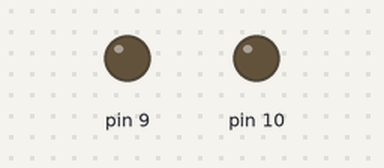
This sketch was run on a simulated Arduino Uno, built with avr-gcc and run on an emulated ATmega328P. On the bench: output pins drawn as LEDs (lit = HIGH).

Above: at 1.0 s.
At 3.0 s:
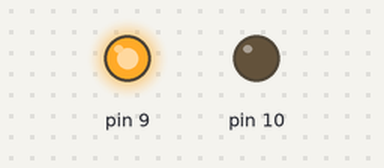
At 5.0 s:
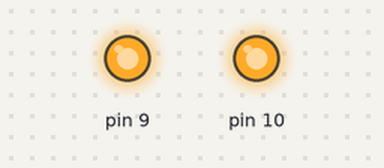
At 7.0 s:
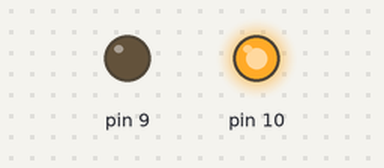
Timing chart, 0 to 10.4 s (numbered marks = the images above):
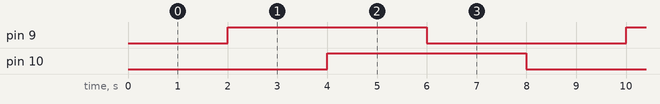

The sketch:

bicolor_led.ino
```cpp
#include <Arduino.h>

int led1 = 9;
int led2 = 10;
void setup() {
    pinMode(9, OUTPUT);
    pinMode(10, OUTPUT);
}

void loop() {
    delay(2000);
    digitalWrite(9, HIGH);
    delay(2000);
    digitalWrite(10,HIGH);
    delay(2000);
    digitalWrite(9, LOW);
    delay(2000);
    digitalWrite(10,LOW);

}
```

Measured:
- by itself, pin 9, pin 10: alternates HIGH for 4.0 s and LOW for 4.0 s
- by itself, everything shown: repeats every 8.0 s, in 4 steps
